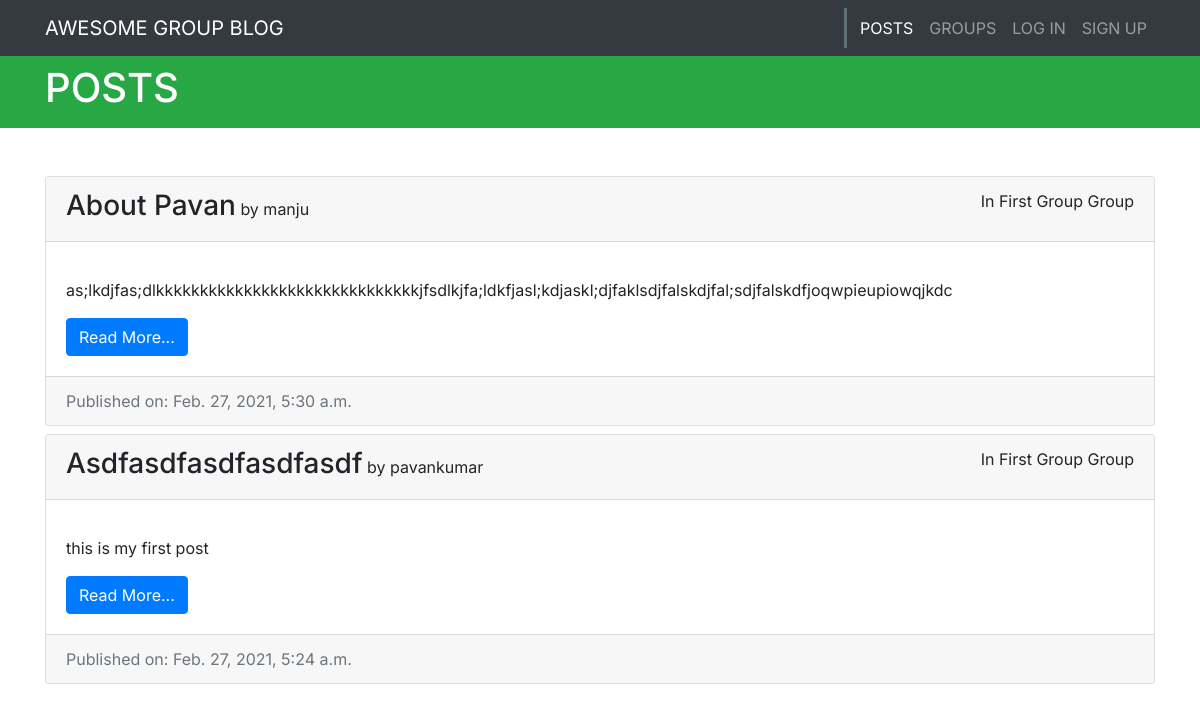
The page / on the database its author committed.
### posts/models.py (models this page shows, shortened)
class Post(models.Model):
    user = models.ForeignKey(User, related_name='posts',on_delete=models.CASCADE)
    created_at = models.DateTimeField(auto_now=True)
    title = models.CharField(max_length=250,default='')
    message = RichTextField()
    group = models.ForeignKey(Group, related_name='posts', null=True, blank=True,on_delete=models.CASCADE)
    class Meta:
        ordering = ['-created_at']
        unique_together = ['user', 'message']

### groups/models.py (models this page shows, shortened)
class Group(models.Model):
    name = models.CharField(max_length=200, unique=True)
    slug = models.SlugField(allow_unicode=True, unique=True)
    description = models.TextField(blank=True, default='')
    members = models.ManyToManyField(User, through='GroupMember')
    def __str__(self):
        return self.name
    class Meta:
        ordering = ['name']

### posts/views.py (the view)
# urls.py: path('', post_views.PostList.as_view(), name='all'),
class PostList(generic.ListView):
    model = models.Post
    select_related = ('user', 'group')
    context_object_name = 'posts'

### posts/templates/posts/post_list.html
{% extends "posts/post_base.html" %}
{% load static %}
{% block pre_post %}
  <header class="bg-success py-2 text-white mb-5">
    <div class="container">
      <div class="">
        <h1>POSTS</h1>
      </div>
    </div>
  </header>
{% endblock %}
{% block post_content %}
{% for post in posts %}
<div class="container">
    <a href="{% url 'posts:single' pk=post.pk %}" style="color:inherit;text-decoration: none;">
    <div class="card font1 mb-2" style="">
        <div class="card-header">
            <div style="display:inline">
                <h3 style="display:inline;">{{post.title|capfirst}}</h3>
            <p style="display:inline;"> by {{post.user}}</p>
            </div>
            {% if post.group is  not  None %}
            <p class="" style="display:inline; float:right;">In {{post.group|title}} Group</p>
            {% endif %}
        </div>
        <div class="card-body" style="font1">
            <p class="card-text">{{post.message|safe|truncatechars:200}}</p>
            <div><button class="btn btn-primary">Read More...</button></div>
        </div>
        <div class="card-footer text-muted">
            Published on: {{post.created_at}}
        </div>
    </div>
</a>
</div>
{% endfor %}
{% endblock %}

### rows shown on the page
Post: title "About Pavan", user "manju", group "First Group", message "as;lkdjfas;dlkkkkkkkkkkkkkkkkkkkkkkkkkkkkkkjfsdlkjfa;ldkfjasl;kdjaskl;djfaklsdjfalskdjfal;sdjfalskdfjoqwpieupiowqjkdc", created_at "Feb. 27, 2021, 5:30 a.m."
Post: title "Asdfasdfasdfasdfasdf", user "pavankumar", group "First Group", message "this is my first post", created_at "Feb. 27, 2021, 5:24 a.m."
